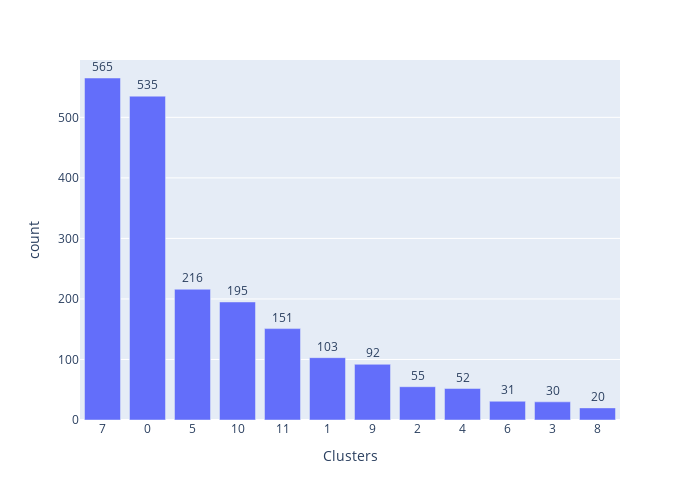

The code cell stored with this chart in its notebook:
### Code cell
fig=px.bar(data_frame=cc,x="Clusters",y="count",text_auto=True,width=700,height=500)
fig.update_traces(textposition="outside")
fig.show()

### Figure 1 — Plotly figure (JSON) as saved in the notebook; plotly's stock layout.template omitted (floating-point values rounded to 4 significant figures)
{"data": [{"alignmentgroup": "True", "hovertemplate": "Clusters=%{x}<br>count=%{y}<extra></extra>", "legendgroup": "", "marker": {"color": "#636efa", "pattern": {"shape": ""}}, "name": "", "offsetgroup": "", "orientation": "v", "showlegend": false, "textposition": "outside", "texttemplate": "%{y}", "type": "bar", "x": ["7", "0", "5", "10", "11", "1", "9", "2", "4", "6", "3", "8"], "xaxis": "x", "y": [565, 535, 216, 195, 151, 103, 92, 55, 52, 31, 30, 20], "yaxis": "y"}], "layout": {"barmode": "relative", "height": 500, "legend": {"tracegroupgap": 0}, "margin": {"t": 60}, "width": 700, "xaxis": {"anchor": "y", "autorange": true, "domain": [0, 1], "range": [-0.5, 11.5], "title": {"text": "Clusters"}, "type": "category"}, "yaxis": {"anchor": "x", "autorange": true, "domain": [0, 1], "range": [0, 594.7], "title": {"text": "count"}, "type": "linear"}}}
